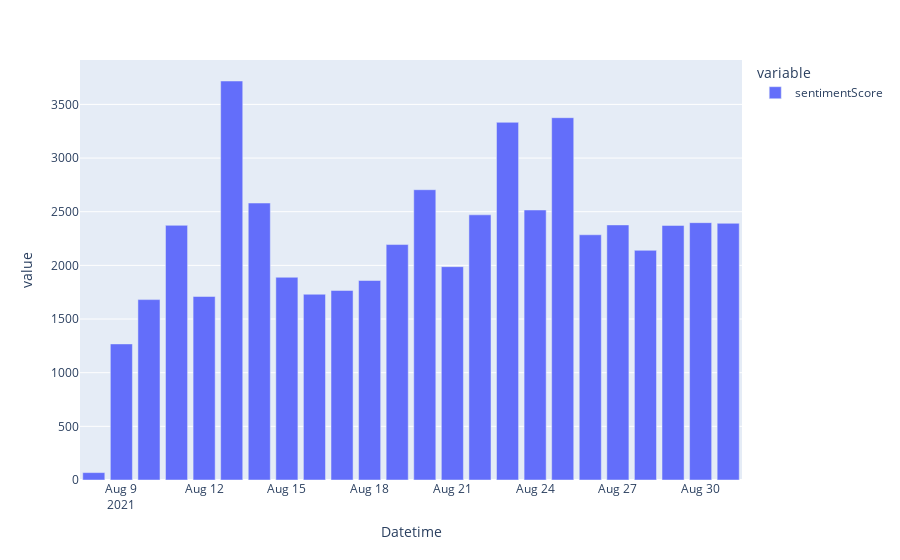

The cell this chart's notebook holds for it:
### Code cell
px.bar(DailyTweetSentiment)

### Figure 1 — Plotly figure (JSON) as saved in the notebook; plotly's stock layout.template omitted (floating-point values rounded to 4 significant figures)
{"data": [{"alignmentgroup": "True", "hovertemplate": "variable=sentimentScore<br>Datetime=%{x}<br>value=%{y}<extra></extra>", "legendgroup": "sentimentScore", "marker": {"color": "#636efa", "pattern": {"shape": ""}}, "name": "sentimentScore", "offsetgroup": "sentimentScore", "orientation": "v", "showlegend": true, "textposition": "auto", "type": "bar", "x": ["2021-08-08T00:00:00+00:00", "2021-08-09T00:00:00+00:00", "2021-08-10T00:00:00+00:00", "2021-08-11T00:00:00+00:00", "2021-08-12T00:00:00+00:00", "2021-08-13T00:00:00+00:00", "2021-08-14T00:00:00+00:00", "2021-08-15T00:00:00+00:00", "2021-08-16T00:00:00+00:00", "2021-08-17T00:00:00+00:00", "2021-08-18T00:00:00+00:00", "2021-08-19T00:00:00+00:00", "2021-08-20T00:00:00+00:00", "2021-08-21T00:00:00+00:00", "2021-08-22T00:00:00+00:00", "2021-08-23T00:00:00+00:00", "2021-08-24T00:00:00+00:00", "2021-08-25T00:00:00+00:00", "2021-08-26T00:00:00+00:00", "2021-08-27T00:00:00+00:00", "2021-08-28T00:00:00+00:00", "2021-08-29T00:00:00+00:00", "2021-08-30T00:00:00+00:00", "2021-08-31T00:00:00+00:00"], "xaxis": "x", "y": [69, 1268, 1681, 2373, 1710, 3718, 2581, 1889, 1731, 1766, 1859, 2194, 2705, 1988, 2471, 3333, 2516, 3376, 2285, 2377, 2140, 2372, 2398, 2392], "yaxis": "y"}], "layout": {"barmode": "relative", "legend": {"title": {"text": "variable"}, "tracegroupgap": 0}, "margin": {"t": 60}, "xaxis": {"anchor": "y", "domain": [0, 1], "title": {"text": "Datetime"}}, "yaxis": {"anchor": "x", "domain": [0, 1], "title": {"text": "value"}}}}
